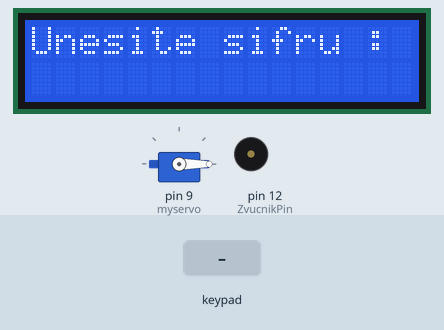
Recording of a sketch running on a simulated Arduino Uno, built with avr-gcc and run on an emulated ATmega328P. On the bench: servo, 16×2 character LCD, buzzer (waves = sounding). The test bench sets the inputs (shaded band).

Above: at 10.2 s.
10.3 s: keypad keys 0 1 2 3 # pressed 0.4 s apart
At 13.8 s:
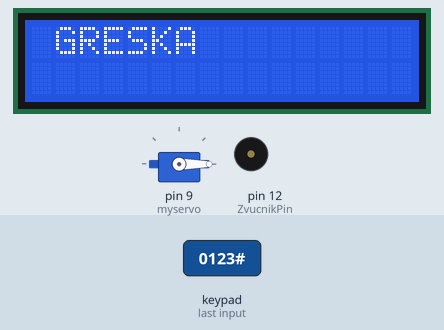
13.9 s: key 'A' pressed
At 15.3 s:
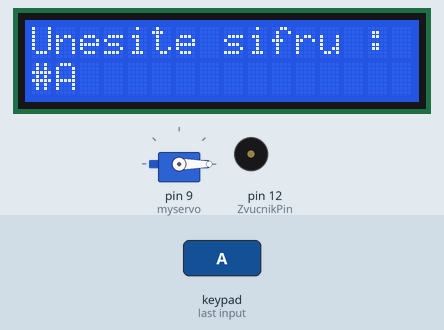
16.4 s: key 'B' pressed
At 16.9 s:
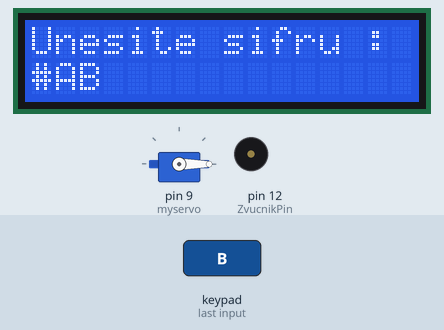
17.9 s: keypad keys 0 4 0 9 pressed 0.4 s apart
At 18.6 s:
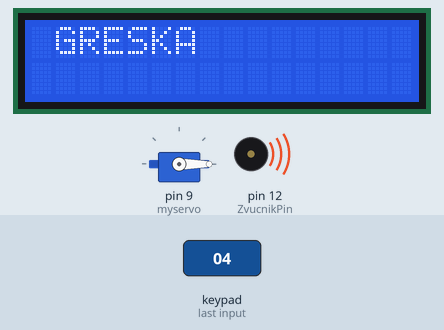
Timing chart, 0 to 21.6 s (numbered marks = the images above; inputs shaded):
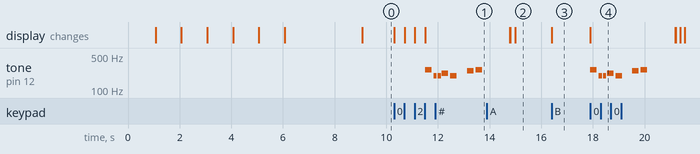

Measured:
- after the input at 10.3 s, tone on pin 12 (ZvucnikPin): plays 262 Hz for 0.25 s, 196 Hz for 0.13 s, 196 Hz for 0.13 s, 220 Hz for 0.25 s, 196 Hz for 0.25 s, 247 Hz for 0.25 s … (7 notes in this stretch), starting after 1.2 s; the display: first changes at once (image 1 shows a later state)
- after the input at 13.9 s, the display: first differs from a run without the input after 1.1 s (image 2)
- after the input at 16.4 s, the display: changes at once (image 3)
- after the input at 17.9 s, tone on pin 12 (ZvucnikPin): plays 262 Hz for 0.25 s, 196 Hz for 0.13 s, 196 Hz for 0.13 s, 220 Hz for 0.25 s, 196 Hz for 0.25 s, 247 Hz for 0.25 s … (7 notes in this stretch), starting at once; the display: changes at once (image 4)

The sketch:

z1_256_us1.ino
```cpp
#include <Keypad.h>
#include <LiquidCrystal.h>
#include <Servo.h>

#define DuzinaLozinke 5
#define ZvucnikPin 12 // Promijenjen pin za zvučnik

Servo myservo;
LiquidCrystal lcd(A0, A1, A2, A3, A4, A5);

int pozicija = 0;

char Podaci[DuzinaLozinke];
char GlavnaLozinka[DuzinaLozinke] = "0409";
byte brojPodataka = 0, brojGlavne = 0;

bool LozinkaJeIspravna;
bool vrata = false;
char pritisnutoDugme;

const byte REDOVI = 4;
const byte KOLONI = 4;
char tastature[REDOVI][KOLONI] = {
  {'1', '2', '3', 'A'},
  {'4', '5', '6', 'B'},
  {'7', '8', '9', 'C'},
  {'*', '0', '#', 'D'}
};

byte pinoviRedova[REDOVI] = {0, 1, 2, 3};
byte pinoviKolona[KOLONI] = {4, 5, 6, 7};

Keypad customKeypad( makeKeymap(tastature), pinoviRedova, pinoviKolona, REDOVI, KOLONI);

// Tonovi alarma
int melody[] = {
  262, 196, 196, 220, 196, 0, 247, 262
};
int noteDurations[] = {
  4, 8, 8, 4, 4, 4, 4, 4
};

void setup()
{
  myservo.attach(9, 2000, 2400);
  ZatvoriServo();
  lcd.begin(16, 2);
  lcd.print("Zasticena Vrata");
  ucitavanje("Ucitavanje");
  lcd.clear();
}

void loop()
{
  if (vrata == true)
  {
    pritisnutoDugme = customKeypad.getKey();
    if (pritisnutoDugme == '#')
    {
      lcd.clear();
      ZatvoriServo();
      lcd.print("Vrata su zatvorena");
      delay(3000);
      vrata = false;
    }
  }
  else
    Otvori();

}

void ucitavanje (char msg[]) {
  lcd.setCursor(0, 1);
  lcd.print(msg);

  for (int i = 0; i < 9; i++) {
    delay(1000);
    lcd.print(".");
  }
}

void ocistiPodatke()
{
  while (brojPodataka != 0)
  {
    Podaci[brojPodataka--] = 0;
  }
  return;
}

void ZatvoriServo()
{
  for (pozicija = 90; pozicija >= 0; pozicija -= 10) {
    myservo.write(pozicija);
  }
}

void OtvoriServo()
{
  for (pozicija = 0; pozicija <= 90; pozicija += 10) {
    myservo.write(pozicija);
  }
}

void Otvori()
{
  lcd.setCursor(0, 0);
  lcd.print("Unesite sifru :");

  pritisnutoDugme = customKeypad.getKey();
  if (pritisnutoDugme)
  {
    Podaci[brojPodataka] = pritisnutoDugme;
    lcd.setCursor(brojPodataka, 1);
    lcd.print(Podaci[brojPodataka]);
    brojPodataka++;
  }

  if (brojPodataka == DuzinaLozinke - 1)
  {
    if (!strcmp(Podaci, GlavnaLozinka))
    {
      lcd.clear();
      OtvoriServo();
      lcd.print(" Otvoreno ");
      vrata = true;
      delay(2000);
      ucitavanje("Cekanje");
      lcd.clear();
      lcd.print(" Zatvaranje vrata ");
      delay(1000);
      ZatvoriServo();
      vrata = false;
    }
    else
    {
      lcd.clear();
      lcd.print(" GRESKA ");
      reproducirajAlarm(); // Poziv funkcije za reprodukciju alarma
      vrata = false;
    }
    delay(1000);
    lcd.clear();
    ocistiPodatke();
  }
}

// Funkcija za reprodukciju alarma
void reproducirajAlarm() {
  for (int thisNote = 0; thisNote < 8; thisNote++) {
    int noteDuration = 1000 / noteDurations[thisNote];
    tone(ZvucnikPin, melody[thisNote], noteDuration);
    int pauseBetweenNotes = noteDuration * 1.30;
    delay(pauseBetweenNotes);
    noTone(ZvucnikPin);
  }
}
```
